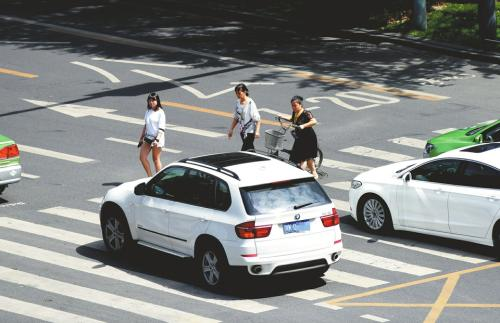
#> input picture Pedestrian Detection/images/asd.jpg, 500 x 323 px; its folder holds 4 pictures in this run
$ python detect.py
#> lines starting #> are read from the running program, lines starting #| are printed output that depends on the picture
 # import the necessary packages
from __future__ import print_function  #确保代码同时在Python2.7和Python3上兼容
from imutils.object_detection import non_max_suppression
from imutils import paths
import numpy as np
import argparse
import imutils   #安装库pip install imutils ；pip install --upgrade imutils更新版本大于v0.3.1
import cv2

# construct the argument parse and parse the arguments
ap = argparse.ArgumentParser()
ap.add_argument("-i", "--images",required=True, help="path to images directory")
# args = vars(ap.parse_args())

# 初始化我们的行人检测器
hog = cv2.HOGDescriptor()   #初始化方向梯度直方图描述子
hog.setSVMDetector(cv2.HOGDescriptor_getDefaultPeopleDetector())  #设置支持向量机(Support Vector Machine)使得它成为一个预先训练好了的行人检测器
#到这里，我们的OpenCV行人检测器已经完全载入了，我们只需要把它应用到一些图像上
#---------------------------------------------------------------------------------------------------------
image_Path="./images";
# loop over the image paths
for imagePath in paths.list_images(image_Path): #args["images"]
    # load the image and resize it to (1) reduce detection time
    # and (2) improve detection accuracy
    image = cv2.imread(imagePath)
#> image is the input picture: shape (323, 500, 3); mean B, G, R 131.5, 133.1, 130.7
    image = imutils.resize(image, width=min(400, image.shape[1]))
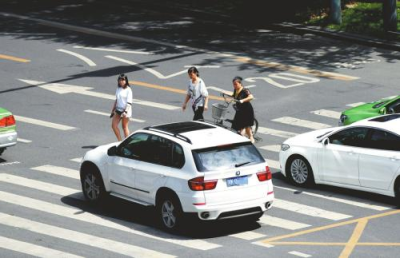
#> image: shape (258, 400, 3); mean B, G, R 131.5, 133.1, 130.7
    orig = image.copy()
    '''
    构造了一个尺度scale=1.05的图像金字塔，以及一个分别在x方向和y方向步长为(4,4)像素大小的滑窗
    scale的尺度设置得越大，在图像金字塔中层的数目就越少，相应的检测速度就越快，但是尺度太大会导致行人出现漏检；
    同样的，如果scale设置得太小，将会急剧的增加图像金字塔的层数，这样不仅耗费计算资源，而且还会急剧地增加检测过程
    中出现的假阳数目(也就是不是行人的被检测成行人)。这表明，scale是在行人检测过程中它是一个重要的参数，
    需要对scale进行调参。我会在后面的文章中对detectMultiScale中的每个参数做些调研。
    '''
# detect people in the image：
    (rects, weights) = hog.detectMultiScale(image, winStride=(4, 4),
        padding=(8, 8), scale=1.05)#返回矩阵列表和权重
#> rects = (); weights = ()

    # draw the original bounding boxes
    for (x, y, w, h) in rects:
        cv2.rectangle(orig, (x, y), (x + w, y + h), (0, 0, 255), 2)
#> this loop made 0 passes

        # apply non-maxima suppression to the bounding boxes using a
        # fairly large overlap threshold to try to maintain overlapping
        # boxes that are still people
    #应用非极大抑制方法，通过设置一个阈值来抑制那些重叠的边框
    rects = np.array([[x, y, x + w, y + h] for (x, y, w, h) in rects])
#> rects = empty array
    pick = non_max_suppression(rects, probs=None, overlapThresh=0.65)
#> pick = []

    # draw the final bounding boxes
    for (xA, yA, xB, yB) in pick:#画框
        cv2.rectangle(image, (xA, yA), (xB, yB), (0, 255, 0), 2)

    # show some information on the number of bounding boxes
    filename = imagePath[imagePath.rfind("/") + 1:]
    print("[INFO] {}: {} original boxes, {} after suppression".format(
        filename, len(rects), len(pick)))
#| [INFO] asd.jpg: 0 original boxes, 0 after suppression

    # show the output images
    cv2.imshow("Before NMS", orig)
    cv2.imshow("After NMS", image)
    cv2.waitKey(0)
#> pass 2 of the loop `for imagePath in paths.list_images(image_Path): #args["images"]`:
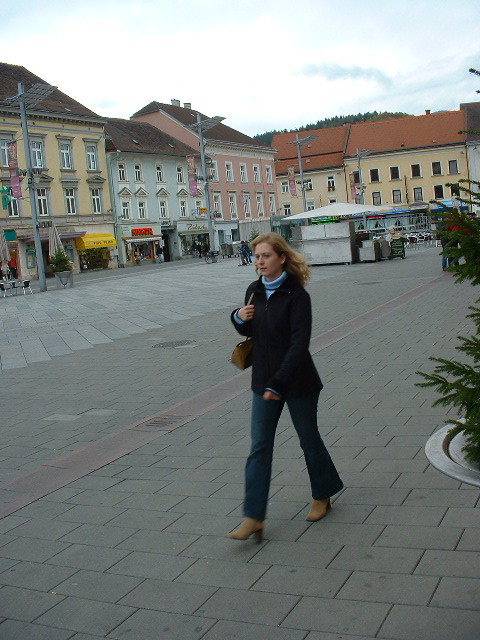
#> input picture Pedestrian Detection/images/person.png, 480 x 640 px
#> image is the input picture: shape (640, 480, 3); mean B, G, R 127.5, 130.4, 125.1
#> `(rects, weights) = hog.detectMultiScale(image, winStride=(4, 4), paddi..`: rects = [[0, 129, 58, 131], [152, 149, 166, 331]]; weights = [0.267, 2.26]
#> the loop `for (x, y, w, h) in rects:` made 2 passes
#> after the loop `for (x, y, w, h) in rects:`:
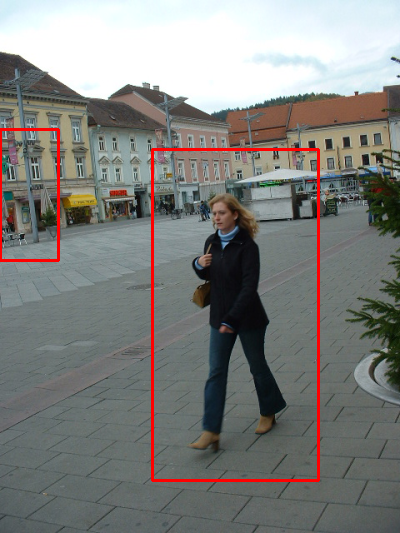
#> orig: shape (533, 400, 3); mean B, G, R 125.4, 128.2, 127.8
#> `rects = np.array([[x, y, x + w, y + h] for (x, y, w, h) in rects])`: rects = [[0, 129, 58, 260], [152, 149, 318, 480]]
#> pick = [[152, 149, 318, 480], [0, 129, 58, 260]]
#> the loop `for (xA, yA, xB, yB) in pick:#画框` made 2 passes
#> after the loop `for (xA, yA, xB, yB) in pick:#画框`:
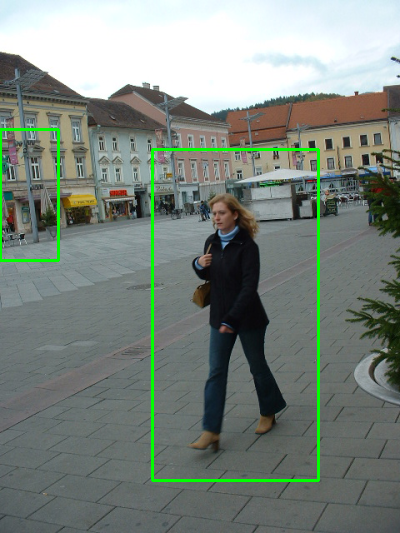
#> image: shape (533, 400, 3); mean B, G, R 125.4, 132.9, 123
#| [INFO] person.png: 2 original boxes, 2 after suppression
#> pass 3 of the loop `for imagePath in paths.list_images(image_Path): #args["images"]`:
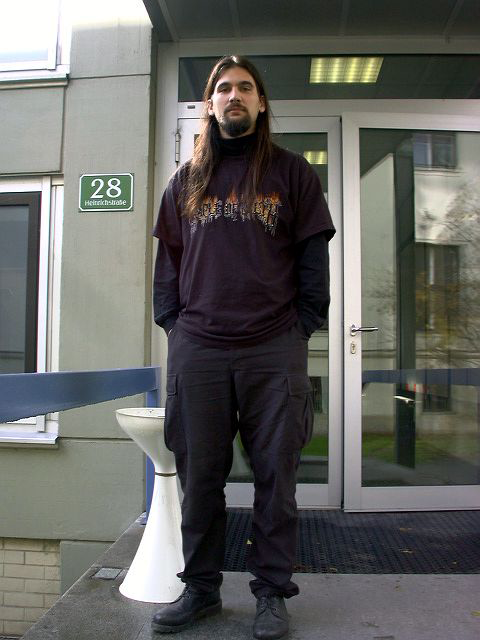
#> input picture Pedestrian Detection/images/person_032.bmp, 480 x 640 px
#> image is the input picture: shape (640, 480, 3); mean B, G, R 97.5, 100.8, 100.6
#> `(rects, weights) = hog.detectMultiScale(image, winStride=(4, 4), paddi..`: rects = [[187, 288, 89, 178], [147, 13, 100, 201], [64, 31, 258, 502]]; weights = [0.67, 0.929, 0.392]
#> the loop `for (x, y, w, h) in rects:` made 3 passes
#> after the loop `for (x, y, w, h) in rects:`:
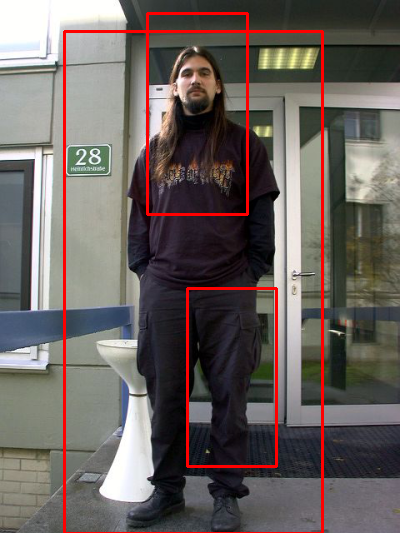
#> orig: shape (533, 400, 3); mean B, G, R 94.4, 97.6, 106.3
#> `rects = np.array([[x, y, x + w, y + h] for (x, y, w, h) in rects])`: rects = [[187, 288, 276, 466], [147, 13, 247, 214], [64, 31, 322, 533]]
#> pick = [[64, 31, 322, 533]]
#> the loop `for (xA, yA, xB, yB) in pick:#画框` made 1 pass
#> after the loop `for (xA, yA, xB, yB) in pick:#画框`:
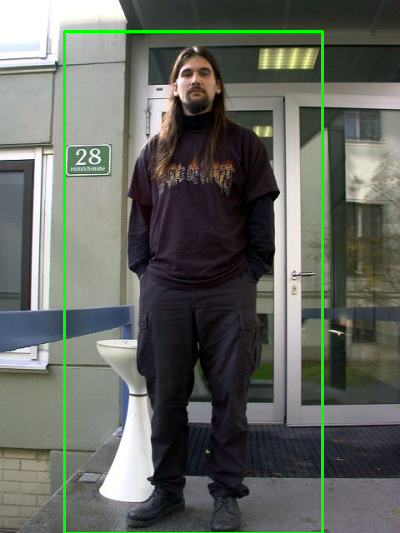
#> image: shape (533, 400, 3); mean B, G, R 95.4, 103.4, 98.4
#| [INFO] person_032.bmp: 3 original boxes, 1 after suppression
#> the loop made 4 passes; the first 3 are shown
